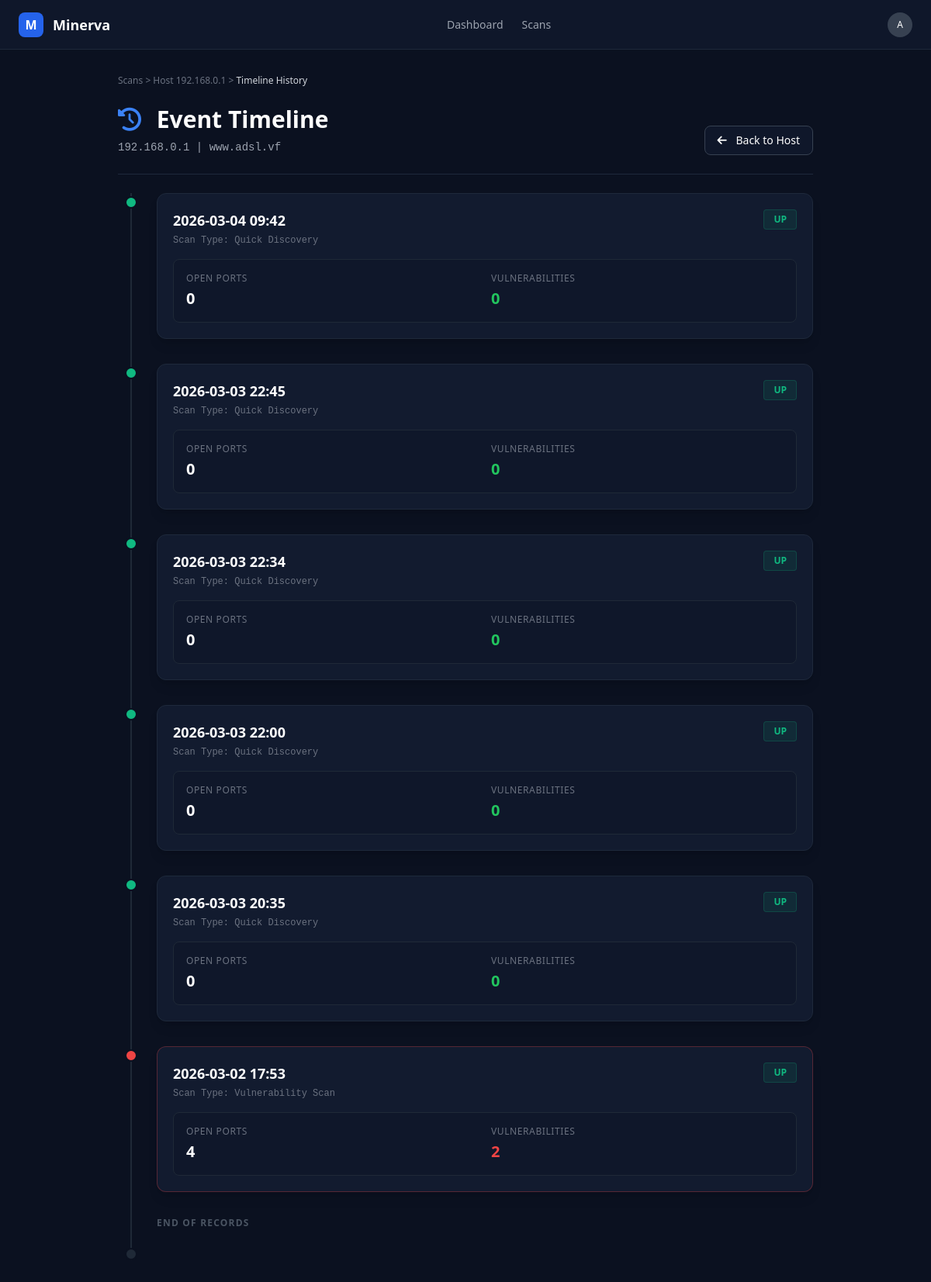
The page /host/192.168.0.1/history on the database its author committed.
### app/models.py (models this page shows)
class Host(Base):
    __tablename__ = "hosts"
    mac_address = Column(String, primary_key=True, index=True)
    hostname = Column(String)
    first_seen = Column(DateTime, default=datetime.datetime.utcnow)
    os_name = Column(String, nullable=True, default="Unknown")
    vendor = Column(String, nullable=True, default="Unknown")
    results = relationship("ScanResult", back_populates="host")

class ScanResult(Base):
    __tablename__ = "scan_results"
    id = Column(Integer, primary_key=True, index=True)
    scan_id = Column(Integer, ForeignKey("scans.id"))
    host_mac = Column(String, ForeignKey("hosts.mac_address"))
    ip_address = Column(String)
    status = Column(String)
    scan = relationship("Scan", back_populates="results")
    host = relationship("Host")
    ports = relationship("Port", back_populates="scan_result", cascade="all, delete-orphan")

class Scan(Base):
    __tablename__ = "scans"
    id = Column(Integer, primary_key=True, index=True)
    project_id = Column(Integer, ForeignKey("projects.id"))
    timestamp = Column(DateTime, default=datetime.datetime.utcnow)
    scan_type = Column(String)
    gateway_ip = Column(String, nullable=True)
    subnet_mask = Column(String, nullable=True)
    project = relationship("Project", back_populates="scans")
    results = relationship("ScanResult", back_populates="scan", cascade="all, delete-orphan")

### app/main.py (the view)
@app.get("/host/{ip}/history", response_class=HTMLResponse)
async def host_history(ip: str, request: Request, db: Session = Depends(get_db)):
    history_results = db.query(models.ScanResult).filter(models.ScanResult.ip_address == ip).order_by(models.ScanResult.id.desc()).all()
    if not history_results:
        return HTMLResponse(content="<h1>No hay historial para este host.</h1>", status_code=404)
    host_info = history_results[0].host
    timeline = []
    for r in history_results:
        open_ports = [p for p in r.ports if p.port_number != 0 and p.state != 'filtered']
        vulns_count = sum(len(p.vulnerabilities) for p in open_ports)
        timeline.append({
            "scan_id": r.scan_id,
            "date": r.scan.timestamp.strftime('%Y-%m-%d %H:%M') if r.scan else "Desconocida",
            "status": r.status,
            "ports_count": len(open_ports),
            "vulns_count": vulns_count,
            "scan_type": r.scan.scan_type if r.scan else "Desconocido"
        })
    return templates.TemplateResponse("host_history.html", {
        "request": request,
        "ip": ip,
        "host": host_info,
        "timeline": timeline
    })

### templates/host_history.html (shortened to what this page needs)
<!DOCTYPE html>
<html lang="es">
<head>
    <script src="https://cdn.tailwindcss.com"></script>
    <link rel="stylesheet" href="https://cdnjs.cloudflare.com/ajax/libs/font-awesome/6.4.0/css/all.min.css">
</head>
<body class="text-gray-300 font-sans h-screen flex flex-col overflow-hidden">
    <header class="h-16 border-b border-panel bg-[#0f172a] flex items-center justify-between px-6 shrink-0">
        <div class="flex items-center space-x-3">
            <div class="w-8 h-8 bg-blue-600 rounded-lg flex items-center justify-center text-white font-bold">M</div>
            <h1 class="text-lg font-bold text-white">Minerva</h1>
        </div>
        <nav class="flex space-x-6 text-sm font-medium">
            <a href="/dashboard" class="text-gray-400 hover:text-white transition">Dashboard</a>
            <a href="/scans" class="text-gray-400 hover:text-white transition">Scans</a>
        </nav>
        <div class="w-8 h-8 bg-gray-700 rounded-full flex items-center justify-center text-white text-xs">A</div>
    </header>
    <main class="flex-1 overflow-y-auto p-8">
        <div class="max-w-4xl mx-auto space-y-6">
            <div class="text-xs text-gray-500 font-medium mb-4">
                <a href="/dashboard" class="hover:text-gray-300">Scans</a> >
                <a href="/host/{{ ip }}" class="hover:text-gray-300">Host {{ ip }}</a> >
                <span class="text-gray-300">Timeline History</span>
            </div>
            <div class="flex justify-between items-end mb-8 border-b border-panel pb-6">
                <div>
                    <h2 class="text-3xl font-bold text-white"><i
                            class="fa-solid fa-clock-rotate-left text-blue-500 mr-3"></i> Event Timeline</h2>
                    <p class="text-gray-400 mt-2 text-sm font-mono">{{ ip }} | {{ host.hostname if host else 'Unknown'
                        }}</p>
                </div>
                <a href="/host/{{ ip }}"
                    class="px-4 py-2 bg-[#0f172a] border border-gray-700 text-white rounded-lg text-sm font-medium hover:bg-gray-800 transition">
                    <i class="fa-solid fa-arrow-left mr-2"></i> Back to Host
                </a>
            </div>
            <div class="relative border-l-2 border-gray-800 ml-4 space-y-8 pb-10">
                {% for event in timeline %}
                <div class="relative pl-8">
                    <div
                        class="absolute -left-[9px] top-1 w-4 h-4 rounded-full border-2 border-[#0b1120]
                        {{ 'bg-red-500' if event.vulns_count > 0 else 'bg-emerald-500' if event.status == 'up' else 'bg-gray-600' }}">
                    </div>
                    <div
                        class="bg-panel border {{ 'border-red-500/30' if event.vulns_count > 0 else 'border-panel' }} rounded-xl p-5 shadow-lg">
                        <div class="flex justify-between items-start mb-3">
                            <div>
                                <h3 class="text-white font-bold text-lg">{{ event.date }}</h3>
                                <p class="text-gray-500 text-xs font-mono mt-1">Scan Type: {{ event.scan_type }}</p>
                            </div>
                            <span
                                class="px-3 py-1 rounded text-xs font-bold uppercase border
                                {{ 'bg-emerald-500/10 text-emerald-500 border-emerald-500/20' if event.status == 'up' else 'bg-gray-800 text-gray-500 border-gray-700' }}">
                                {{ event.status }}
                            </span>
                        </div>
                        <div class="grid grid-cols-2 gap-4 mt-4 bg-[#0f172a] p-4 rounded-lg border border-gray-800">
                            <div>
                                <p class="text-xs text-gray-500 uppercase tracking-wider mb-1">Open Ports</p>
                                <p class="text-xl font-bold text-white">{{ event.ports_count }}</p>
                            </div>
                            <div>
                                <p class="text-xs text-gray-500 uppercase tracking-wider mb-1">Vulnerabilities</p>
                                <p
                                    class="text-xl font-bold {{ 'text-red-500' if event.vulns_count > 0 else 'text-green-500' }}">
                                    {{ event.vulns_count }}</p>
                            </div>
                        </div>
                    </div>
                </div>
                {% else %}
                <p class="text-gray-500 pl-8">No historical data found.</p>
                {% endfor %}
                <div class="absolute -left-[9px] bottom-0 w-4 h-4 rounded-full border-2 border-[#0b1120] bg-gray-800">
                </div>
                <div class="pl-8 text-xs text-gray-600 font-bold uppercase tracking-widest mt-4">End of records</div>
            </div>
        </div>
    </main>
</body>
</html>

### templates/host_history.html (style rules this page uses)
body { background-color: #0b1120; }
.bg-panel { background-color: #121b2f; }
.border-panel { border-color: #1e293b; }

### rows shown on the page
Host: hostname "www.adsl.vf"
Scan: scan_type "Quick Discovery"
ScanResult: status "UP"
Scan: scan_type "Quick Discovery"
ScanResult: status "UP"
Scan: scan_type "Quick Discovery"
ScanResult: status "UP"
Scan: scan_type "Quick Discovery"
ScanResult: status "UP"
Scan: scan_type "Quick Discovery"
ScanResult: status "UP"
Scan: scan_type "Vulnerability Scan"
ScanResult: status "UP"

### other values the page prints
{{ ip }} "192.168.0.1"
{{ event.date }} "2026-03-04 09:42" "2026-03-03 22:45" "2026-03-03 22:34" "2026-03-03 22:00" "2026-03-03 20:35" "2026-03-02 17:53"
{{ event.ports_count }} "0" "0" "0" "0" "0" "4"
{{ event.vulns_count }} "0" "0" "0" "0" "0" "2"
